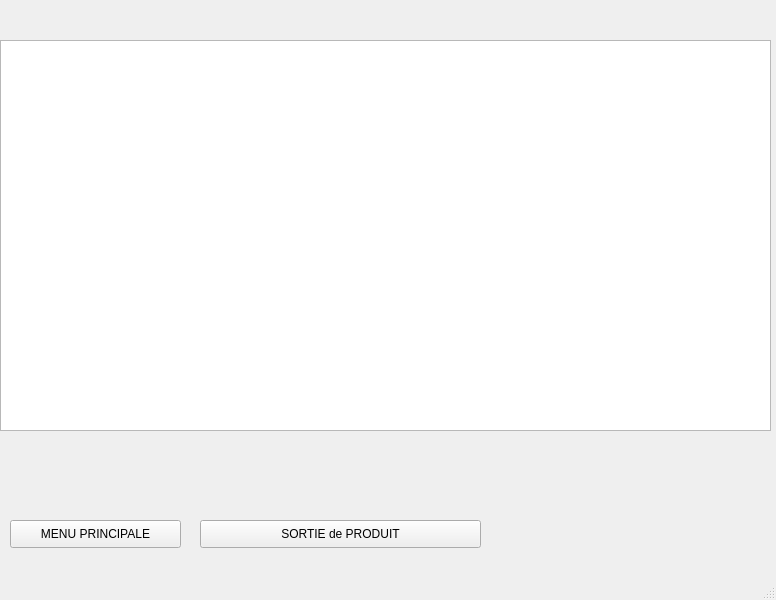
<?xml version="1.0" encoding="UTF-8"?>
<ui version="4.0">
 <class>StockWindow</class>
 <widget class="QMainWindow" name="StockWindow">
  <property name="geometry">
   <rect>
    <x>0</x>
    <y>0</y>
    <width>776</width>
    <height>600</height>
   </rect>
  </property>
  <property name="windowTitle">
   <string>STOCK</string>
  </property>
  <widget class="QWidget" name="centralwidget">
   <widget class="QPushButton" name="pushButton">
    <property name="geometry">
     <rect>
      <x>10</x>
      <y>520</y>
      <width>171</width>
      <height>28</height>
     </rect>
    </property>
    <property name="text">
     <string>MENU PRINCIPALE</string>
    </property>
   </widget>
   <widget class="QPushButton" name="pushButton_3">
    <property name="geometry">
     <rect>
      <x>200</x>
      <y>520</y>
      <width>281</width>
      <height>28</height>
     </rect>
    </property>
    <property name="text">
     <string>SORTIE de PRODUIT</string>
    </property>
   </widget>
   <widget class="QTableView" name="tableView">
    <property name="geometry">
     <rect>
      <x>0</x>
      <y>40</y>
      <width>771</width>
      <height>391</height>
     </rect>
    </property>
   </widget>
  </widget>
  <widget class="QMenuBar" name="menubar">
   <property name="geometry">
    <rect>
     <x>0</x>
     <y>0</y>
     <width>776</width>
     <height>26</height>
    </rect>
   </property>
  </widget>
  <widget class="QStatusBar" name="statusbar"/>
 </widget>
 <resources/>
 <connections/>
</ui>
